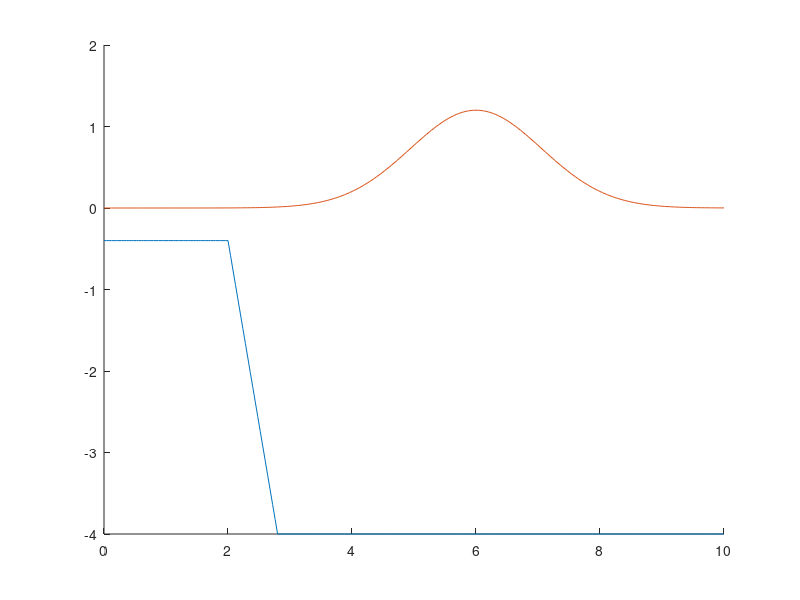

Here is the MATLAB script that generated this plot:
function zad1()
clearvars

d1 = 0.4;
dF = 4;
delta_x = 0.04;
delta_t = 0.002;

x = 0:delta_x:10;

d = d1.*(x < 2) + (d1 + (dF - d1)/(2.8 - 2)*(x - 2)).*(x >= 2 & x <= 2.8) + dF.*(x > 2.8);

U0 = 1.2;
sigma = 1.5;
x0 = 6;

Ux0 = @(x) U0*exp(-(x - x0).^2/(sigma.^2));

figure(1)
hold on;
plot(x, -d);
plot(x, Ux0(x));